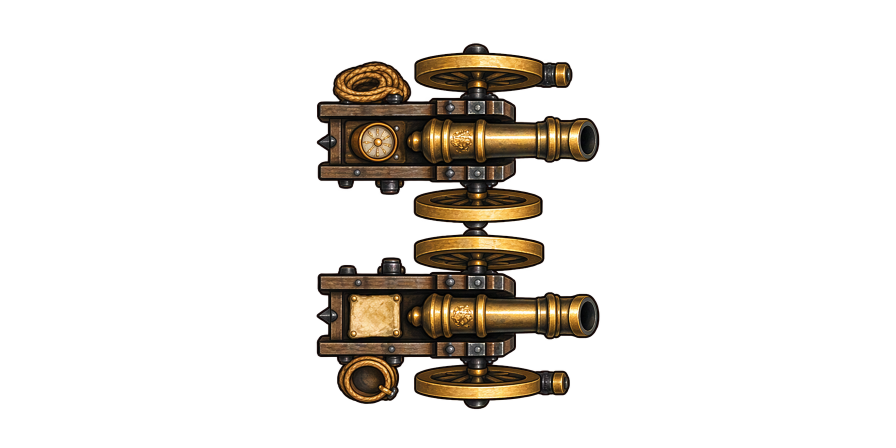
#> input picture Project/project-keynes/assets/military/formations/prototype/source/v4/identity/masters/candidates/artillery_master_clean_00.png, 1792 x 896 px (shown at 1/2 size)
$ python -i formation_v4_identity_pipeline.py   (imports and definitions only)
#> lines starting #> are read from the running program, lines starting #| are printed output that depends on the picture
#> further down, picture is the input picture: PIL image 1792x896 RGBA; mean R, G, B, A 26.3, 19.6, 11.3, 40.2
#!/usr/bin/env python3
"""Build canonical model-art references for v4.1 frame-consistent animation.

The image generator is unreliable when asked to invent an entire action sheet
from text alone. This helper takes one already model-generated canonical cell
per prototype, applies only deterministic raster cleanup/rotation/scaling, and
creates an eight-cell identity board plus a fixed prompt set for every action.

It never draws unit artwork. Every visible unit pixel still comes from the
image-generation model.
"""

from __future__ import annotations

import argparse
from pathlib import Path

from PIL import Image

from formation_v4_prompts import (
    ACTIONS,
    BEATS,
    IDENTITY,
    PROTOTYPES,
    SPECIAL_RULES,
    SUBJECT_DETAIL,
)


ROOT = Path(__file__).resolve().parents[2]
PROTOTYPE_DIR = ROOT / "Project/project-keynes/assets/military/formations/prototype"
DEFAULT_SOURCE_DIR = PROTOTYPE_DIR / "source/v4/candidates"
DEFAULT_OUTPUT_DIR = PROTOTYPE_DIR / "source/v4/identity"
DEFAULT_MASTER_OVERRIDE_DIR = DEFAULT_OUTPUT_DIR / "masters/candidates"

SOURCE_COLUMNS = 4
SOURCE_ROWS = 2
MASTER_SIZE = 512
MASTER_PADDING = 56
BOARD_SIZE = (1792, 896)
BOARD_COLUMNS = 4
BOARD_ROWS = 2
BOARD_CELL_PADDING = 62
ALPHA_FLOOR = 8

# The canonical idle cell is model-generated. These fixed raster rotations are
# required because the generator rendered these two prototypes north/south.
MASTER_ROTATION_DEGREES = {
    "foot": 0,
    "mounted": 0,
    "artillery": -90,
    "armored": 90,
}

# The original text-generated artillery master placed its crew directly in
# front of the muzzles. This curated image-to-image replacement keeps the same
# cannon identity but removes all human figures. It is already east-facing, so
# the legacy raster rotation must not be applied again.
MASTER_OVERRIDES = {
    "artillery": "artillery_master_clean_00.png",
}


SHARED_CONTRACT = """
Use case: image-to-image production game animation sheet edit.
Reference A is the AUTHORITATIVE identity-and-registration board. It contains exactly eight copies of the same unit in a 4-column by 2-row grid. Preserve every unit's species, member count, equipment, materials, scale and strict 90-degree vertical orthographic overhead camera. North is up. EAST IS RIGHT.

Do not redesign the unit. Do not create a different camera. Do not rotate the whole unit to another facing. All shield faces, horse heads, lances, gun barrels and vehicle noses remain east/right. Small action yaw is allowed only where the requested beat explicitly says so, and must never exceed 8 degrees. The first and second rows must use the same cell-relative anchor, scale and facing; no row offset.

Produce one transparent-background RGBA action sheet with EXACTLY 4 equal columns by 2 equal rows, read left-to-right across the top row, then left-to-right across the bottom row. Each cell is an isolated stage. Keep a large fully transparent dead band around every cell and around the whole sheet. Long weapons, wheels, tracks, smoke, dust, sparks and flashes must remain inside their own cell and must never touch or cross a cell line.

Animation is pose-to-pose at 8 fps. This is not micro-motion. Keep the same unit centered on the same fixed cell origin, but visibly change stance, compression, extension, recoil, weapon projection, horse leg spacing, wheel rotation, track pitch or formation width. At 48-64 px the eight silhouette poses must be distinguishable without relying on smoke or muzzle flash. Do not translate the complete unit across the cell, do not recenter individual frames by their alpha bounds, and do not rescale individual frames.

Use three strong beats: preparation, action peak, recovery. The final frame must return to a neutral guard that is safe to blend back to idle. Do not mirror the unit, do not turn it 90 or 180 degrees, and do not invent a second unit type.

Background: genuine RGBA transparency, no checkerboard, no floor, no scenery, no baked cast shadow, no grid lines.

Avoid: random orientation changes, mirrored horses or vehicles, side view, three-quarter view, perspective, detached body parts outside the safe area, duplicate frames, tiny breathing-only changes, effects crossing cell boundaries, letters, numbers, borders, watermark.
""".strip()


ACTION_DIRECTION = {
    "idle": (
        "Preserve the east-facing canonical formation while changing weight, "
        "shield angles, horse stance, wheel tremor, turret scan or antenna sway. "
        "Frame 8 is a half-breath pose near frame 1, not an identical copy."
    ),
    "move": (
        "All members travel east but remain inside their cell anchor. Show a "
        "large contact-compression-extension-contact cycle using legs, bodies, "
        "hulls, tracks, wheels and formation spacing. Do not translate the whole "
        "unit across the cell. Frame 8 closes the gait cycle near frame 1."
    ),
    "attack": (
        "The formation coils west, strikes or fires east, reaches a strong action "
        "peak, recoils, and returns to a neutral east-facing guard. No unit may "
        "spin away from east. Keep all effects inside the cell. Frame 8 is "
        "near-neutral."
    ),
    "hit": (
        "The formation takes one impact from the east: compress, buckle west, "
        "stagger with at most an 8-degree local yaw, then reform east-facing. "
        "Do not flip or mirror the unit. Keep detached gear connected or inside "
        "the central safe area. Frame 8 is near-neutral."
    ),
}


def _alpha_clean(image: Image.Image) -> Image.Image:
    rgba = image.convert("RGBA")
    red, green, blue, alpha = rgba.split()
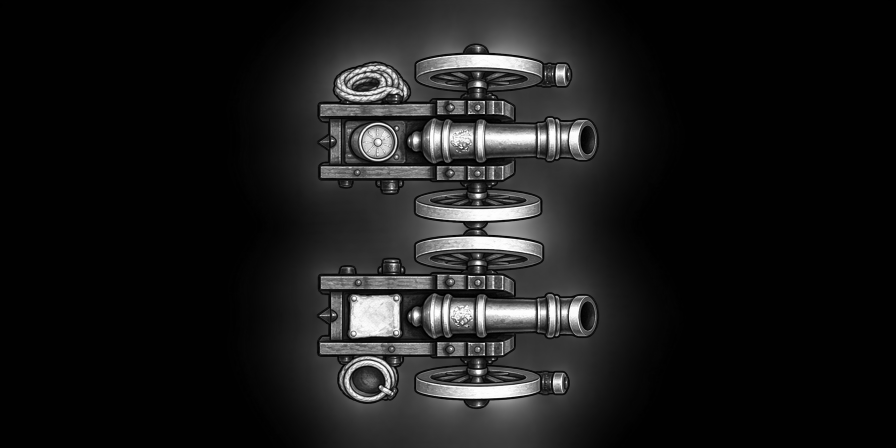
#> red: PIL image 1792x896 L (shown at 1/2 size); min 0, max 255, mean 26.3
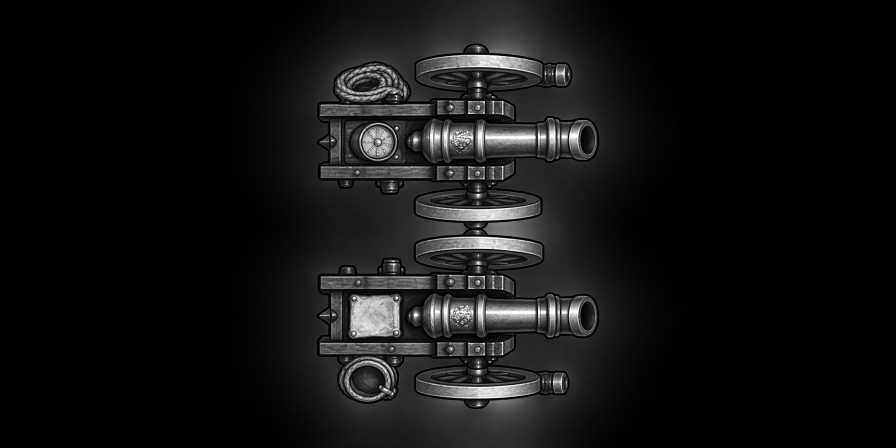
#> green: PIL image 1792x896 L (shown at 1/2 size); min 0, max 255, mean 19.6
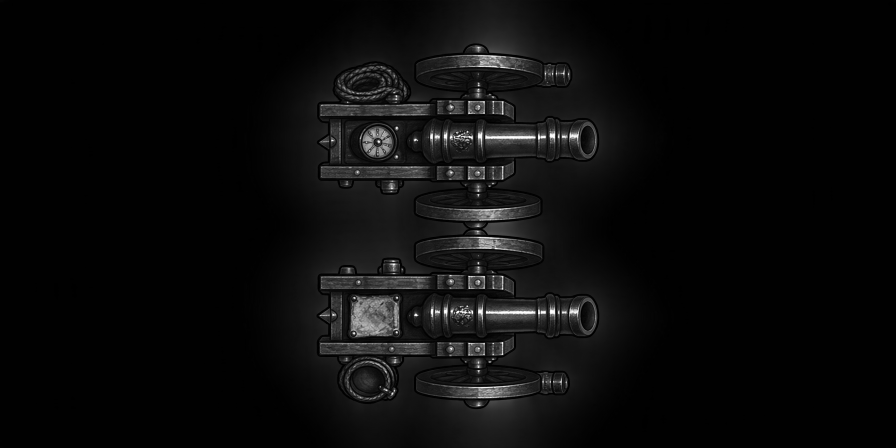
#> blue: PIL image 1792x896 L (shown at 1/2 size); min 0, max 255, mean 11.3
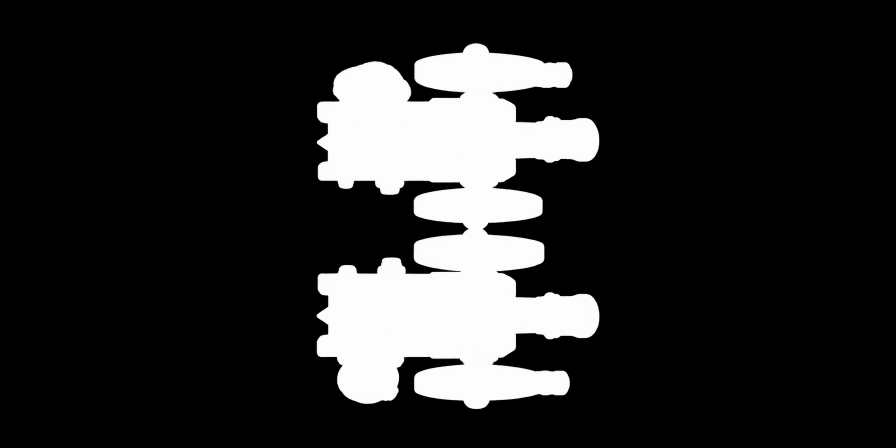
#> alpha: PIL image 1792x896 L (shown at 1/2 size); min 0, max 254, mean 40.2
    alpha = alpha.point(lambda value: 0 if value <= ALPHA_FLOOR else value)
    return Image.merge("RGBA", (red, green, blue, alpha))


# [167 lines left out: functions _crop_foreground, _fit_centered, _first_source_cell, _build_master, _build_identity_board, build_action_prompt and 2 more, not called in this run]


# [2 lines not run here, left out]

>>> from PIL import Image
>>> picture = Image.open('../../Project/project-keynes/assets/military/formations/prototype/source/v4/identity/masters/candidates/artillery_master_clean_00.png')
>>> result = _alpha_clean(picture)
